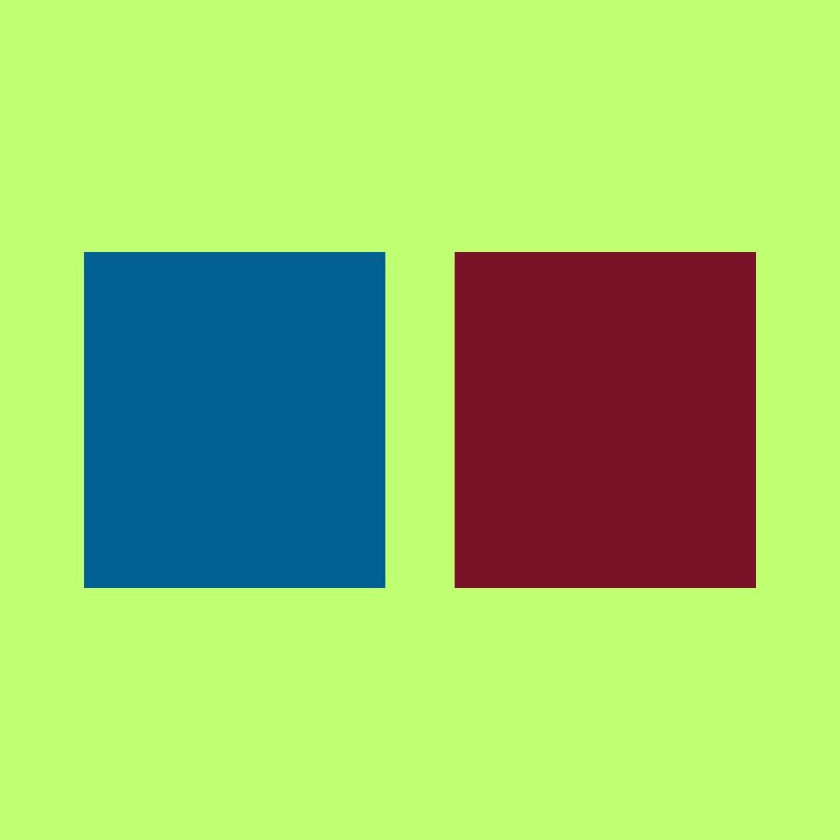
#> input picture takehome2.jpeg, 840 x 840 px, shrunk from 1080 x 1080 before the run
$ jupyter execute --allow-errors Take_home_assignment_2.ipynb
#> lines starting #> are read from the running program, lines starting #| are printed output that depends on the picture; after the words box and inside, x2 and y2 are one past the last pixel; in counts of white or black regions, pixels touching at a corner belong together
[cell 1]
import numpy as np
from skimage import io
import matplotlib.pyplot as plt

def region_grow(img, seed, threshold):

    mask = np.zeros(img.shape, dtype=bool)
    visited = np.zeros(img.shape, dtype=bool)

    seed_val = img[seed]

    offsets = [(0, 1), (1, 0), (0, -1), (-1, 0)]

    def grow_region(pixel):
        for offset in offsets:
            neighbor = (pixel[0] + offset[0], pixel[1] + offset[1])


            if (0 <= neighbor[0] < img.shape[0] and 0 <= neighbor[1] < img.shape[1]
                and not visited[neighbor]):


                neighbor_val = img[neighbor]


                if abs(neighbor_val - seed_val) <= threshold:

                    mask[neighbor] = True
                    visited[neighbor] = True


                    grow_region(neighbor)


    mask[seed] = True
    visited[seed] = True
    grow_region(seed)

    return mask


img = io.imread('takehome2.jpeg')
#> img is the input picture: shape (840, 840, 3); mean R, G, B 154.1, 198.1, 108
gray_img = np.mean(img, axis=2)
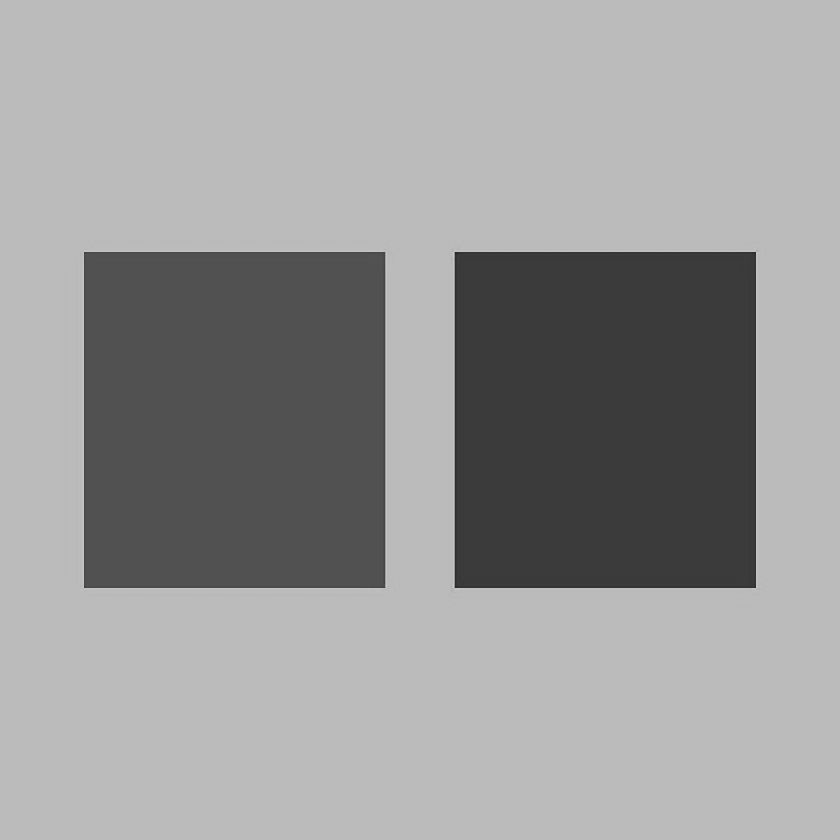
#> gray_img: shape (840, 840) float64; min 39, max 204.7, mean 153.4


seed = (50, 50)
threshold = 10


#> (the rest of this cell did not finish here and is left out)

#> in region_grow, `seed_val = img[seed]`: seed_val = 187
#> the loop in grow_region, `for offset in offsets:` made 1 pass
#> neighbor_val on pass 1: 187
#> after the loop in grow_region, `for offset in offsets:`:
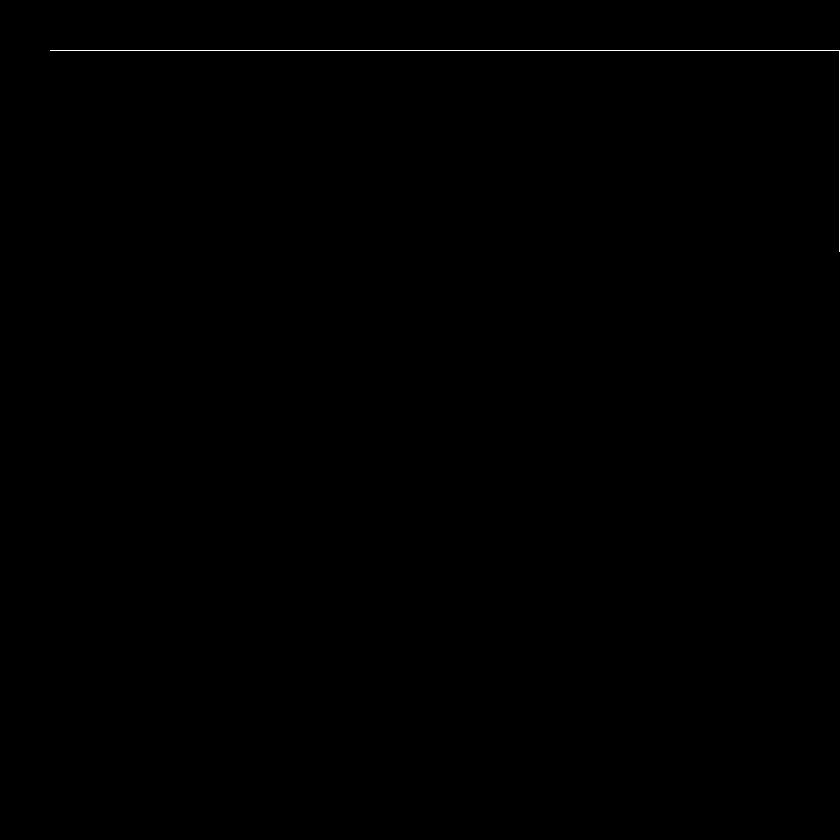
#> mask: shape (840, 840) bool; 0.14% white in thin lines or dots, all inside (x1, y1, x2, y2) = (50, 50, 840, 252)


fig, axs = plt.subplots(1, 2, figsize=(8, 4))

axs[0].imshow(img)
axs[0].set_title('Original image')

axs[1].imshow(mask, cmap='gray')
axs[1].set_title('Segmented region')

plt.show()
